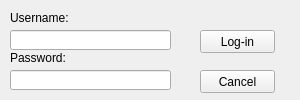
<?xml version="1.0" encoding="UTF-8"?>
<ui version="4.0">
 <class>LoginWindow</class>
 <widget class="QWidget" name="LoginWindow">
  <property name="geometry">
   <rect>
    <x>0</x>
    <y>0</y>
    <width>300</width>
    <height>100</height>
   </rect>
  </property>
  <property name="windowTitle">
   <string>LoginWindow</string>
  </property>
  <widget class="QLineEdit" name="username_LineEdit">
   <property name="geometry">
    <rect>
     <x>10</x>
     <y>30</y>
     <width>161</width>
     <height>20</height>
    </rect>
   </property>
  </widget>
  <widget class="QLineEdit" name="password_LineEdit">
   <property name="geometry">
    <rect>
     <x>10</x>
     <y>70</y>
     <width>161</width>
     <height>20</height>
    </rect>
   </property>
   <property name="echoMode">
    <enum>QLineEdit::Password</enum>
   </property>
  </widget>
  <widget class="QPushButton" name="login_Button">
   <property name="geometry">
    <rect>
     <x>200</x>
     <y>30</y>
     <width>75</width>
     <height>23</height>
    </rect>
   </property>
   <property name="text">
    <string>Log-in</string>
   </property>
  </widget>
  <widget class="QPushButton" name="cancel_Button">
   <property name="geometry">
    <rect>
     <x>200</x>
     <y>70</y>
     <width>75</width>
     <height>23</height>
    </rect>
   </property>
   <property name="text">
    <string>Cancel</string>
   </property>
  </widget>
  <widget class="QLabel" name="label">
   <property name="geometry">
    <rect>
     <x>10</x>
     <y>10</y>
     <width>101</width>
     <height>16</height>
    </rect>
   </property>
   <property name="text">
    <string>Username:</string>
   </property>
  </widget>
  <widget class="QLabel" name="label_2">
   <property name="geometry">
    <rect>
     <x>10</x>
     <y>50</y>
     <width>101</width>
     <height>16</height>
    </rect>
   </property>
   <property name="text">
    <string>Password:</string>
   </property>
  </widget>
 </widget>
 <resources/>
 <connections/>
</ui>
